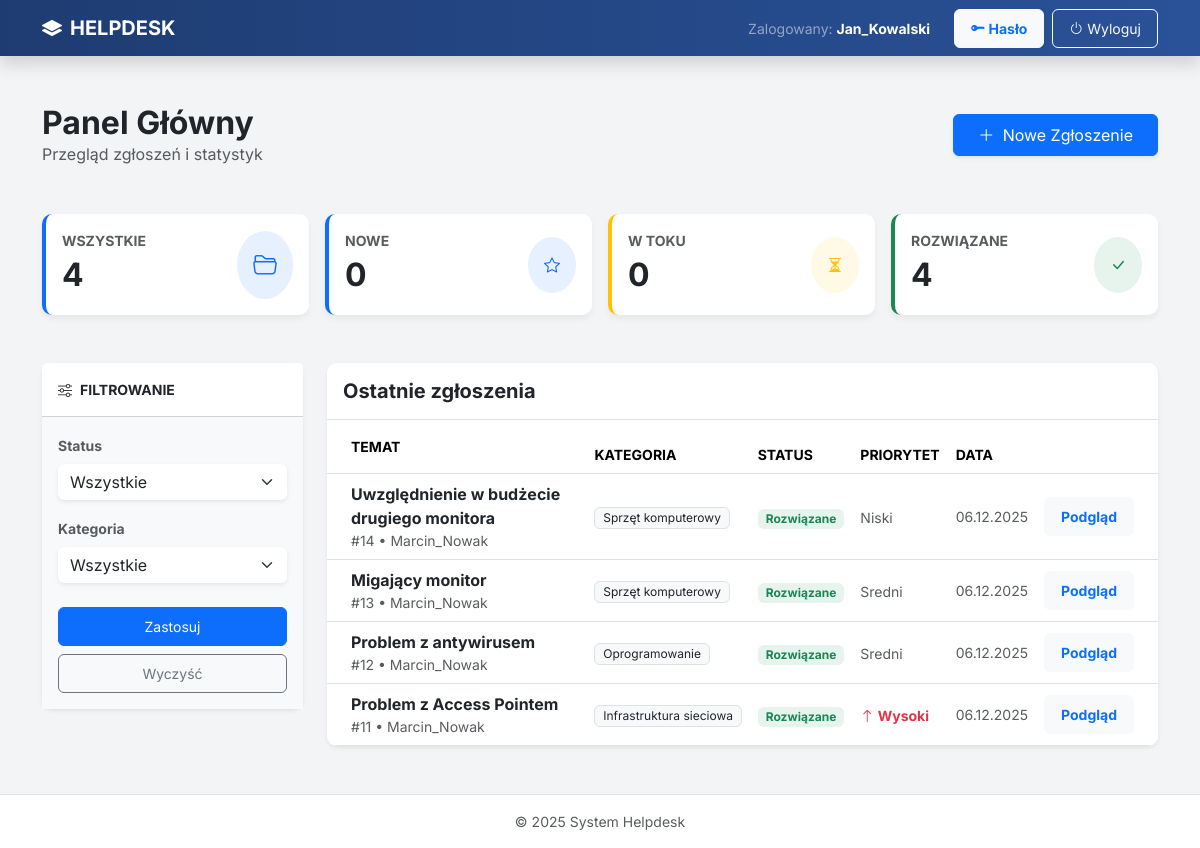
Page /helpdesk/ (signed in) on the committed database.
### helpdesk/models.py (models this page shows, shortened)
class Zgloszenie(models.Model):
        STATUS_CHOICES = [('NOWE', 'Nowe'),
                          ('W_TOKU', 'W toku'),
                          ('ROZWIAZANE', 'Rozwiązane'),
                          ]
        PRIORYTET_CHOICES = [('NISKI', 'Niski'),
                             ('SREDNI', 'Średni'),
                             ('WYSOKI', 'Wysoki'),
                             ]
        tytul = models.CharField(max_length=255)
        opis = models.TextField()
        status = models.CharField(max_length=20, choices=STATUS_CHOICES, default='NOWE')
        priorytet = models.CharField(max_length=20, choices=PRIORYTET_CHOICES, default='SREDNI')
        kategoria = models.ForeignKey(Kategoria, on_delete=models.SET_NULL, null=True, blank=True)
        zgloszone_przez = models.ForeignKey(User, on_delete=models.CASCADE, related_name='moje_zgloszenia')
        przypisane_do = models.ForeignKey(User, on_delete=models.SET_NULL, null=True, blank=True, related_name='przypisane_zgloszenia')
        data_utworzenia = models.DateTimeField(auto_now_add=True)
        data_aktualizacji = models.DateTimeField(auto_now=True)
        class Meta:
            ordering = ['-data_utworzenia']
            verbose_name = 'Zgloszenie'
            verbose_name_plural = 'Zgloszenia'

class Kategoria(models.Model):
    nazwa = models.CharField(max_length=100)
    def __str__(self):
        return self.nazwa
    class Meta:
        verbose_name = 'Kategoria'
        verbose_name_plural = 'Kategorie'

### helpdesk/views.py (the view)
# urls.py: path('', views.DashboardView.as_view(), name='dashboard'),
class DashboardView(LoginRequiredMixin, View):
    def get(self, request):
        status_filter = request.GET.get("status", "")
        kategoria_filter = request.GET.get("kategoria", "")
        user = request.user
        is_manager = user.groups.filter(name='IT Manager').exists()
        is_pracownik_it = user.groups.filter(name='Pracownik IT').exists()
        zgloszenia_qs = Zgloszenie.objects.none()
        if is_manager:
            zgloszenia_qs = Zgloszenie.objects.all()
        elif is_pracownik_it:
            zgloszenia_qs = Zgloszenie.objects.filter(przypisane_do=user)
        else:
            zgloszenia_qs = Zgloszenie.objects.filter(zgloszone_przez=user)
        total_count = zgloszenia_qs.count()
        status_counts = zgloszenia_qs.values("status").annotate(count=Count("pk"))
        count_map = {row["status"]: row["count"] for row in status_counts}
        status_cards = [
            {
                "label": "Nowe",
                "count": count_map.get("NOWE", 0),
                "color": "primary"  # Opcjonalnie do kolorowania
            },
            {
                "label": "W toku",
                "count": count_map.get("W_TOKU", 0),
                "color": "warning"
            },
            {
                "label": "Rozwiązane",
                "count": count_map.get("ROZWIAZANE", 0),  # Pamiętaj o dokładnej nazwie statusu z bazy!
                "color": "success"
            },
        ]
        zgloszenia_do_wyswietlenia = zgloszenia_qs
        if status_filter:
            zgloszenia_do_wyswietlenia = zgloszenia_do_wyswietlenia.filter(status=status_filter)
        if kategoria_filter:
            zgloszenia_do_wyswietlenia = zgloszenia_do_wyswietlenia.filter(kategoria=kategoria_filter)
        zgloszenia_do_wyswietlenia = zgloszenia_do_wyswietlenia.order_by("-id")
        context = {
            "zgloszenia": zgloszenia_do_wyswietlenia,
            "status_cards": status_cards,
            "total_count": total_count,
            "status_filter": status_filter,
            "kategoria_filter": kategoria_filter,
            "is_manager": is_manager,
        }
        return render(request, "dashboard.html", context)

### helpdesk/templates/dashboard.html (shortened to what this page needs)
{% extends "base.html" %}
{% block content %}
<div class="d-flex flex-column flex-md-row justify-content-between align-items-center mb-5">
    <div>
        <h2 class="fw-bold text-dark mb-0">Panel Główny</h2>
        <p class="text-muted mb-0">Przegląd zgłoszeń i statystyk</p>
    </div>
    <div class="d-flex gap-2 mt-3 mt-md-0">
        <a href="{% url 'helpdesk:zgloszenie_nowe' %}" class="btn btn-primary shadow-sm px-4">
            <i class="bi bi-plus-lg me-1"></i> Nowe Zgłoszenie
        </a>
    </div>
</div>
<div class="row g-3 mb-5">
    <div class="col-md-3">
        <div class="card h-100 border-start border-4 border-primary">
            <div class="card-body">
                <div class="d-flex justify-content-between align-items-center">
                    <div>
                        <div class="text-uppercase text-muted small fw-bold">Wszystkie</div>
                        <div class="fs-2 fw-bold text-dark">{{ total_count }}</div>
                    </div>
                    <div class="bg-primary bg-opacity-10 text-primary p-3 rounded-circle">
                        <i class="bi bi-folder2-open fs-4"></i>
                    </div>
                </div>
            </div>
        </div>
    </div>
    {% for s in status_cards %}
        <div class="col-md-3">
            <div class="card h-100 border-start border-4 border-{{ s.color|default:'secondary' }}">
                <div class="card-body">
                    <div class="d-flex justify-content-between align-items-center">
                        <div>
                            <div class="text-uppercase text-muted small fw-bold">{{ s.label }}</div>
                            <div class="fs-2 fw-bold text-dark">{{ s.count }}</div>
                        </div>
                        <div class="bg-{{ s.color|default:'secondary' }} bg-opacity-10 text-{{ s.color|default:'secondary' }} p-3 rounded-circle">
                            {% if s.color == 'primary' %}<i class="bi bi-star"></i>{% endif %}
                            {% if s.color == 'warning' %}<i class="bi bi-hourglass-split"></i>{% endif %}
                            {% if s.color == 'success' %}<i class="bi bi-check-lg"></i>{% endif %}
                        </div>
                    </div>
                </div>
            </div>
        </div>
    {% endfor %}
</div>
<div class="row">
    <div class="col-lg-3 mb-4">
        <div class="card shadow-sm">
            <div class="card-header bg-white fw-bold text-uppercase small py-3">
                <i class="bi bi-sliders me-2"></i>Filtrowanie
            </div>
            <div class="card-body bg-light">
                <form method="get">
                    <div class="mb-3">
                        <label class="form-label small fw-bold text-muted">Status</label>
                        <select name="status" class="form-select border-0 shadow-sm">
                            <option value="">Wszystkie</option>
                        </select>
                    </div>
                    <div class="mb-4">
                        <label class="form-label small fw-bold text-muted">Kategoria</label>
                        <select name="kategoria" class="form-select border-0 shadow-sm">
                            <option value="">Wszystkie</option>
                        </select>
                    </div>
                    <div class="d-grid gap-2">
                        <button type="submit" class="btn btn-primary btn-sm">Zastosuj</button>
                        <a href="{% url 'helpdesk:dashboard' %}" class="btn btn-outline-secondary btn-sm">Wyczyść</a>
                    </div>
                </form>
            </div>
        </div>
    </div>
    <div class="col-lg-9">
        <div class="card shadow-sm overflow-hidden">
            <div class="card-header bg-white py-3 border-bottom">
                <h5 class="mb-0 fw-bold text-dark">Ostatnie zgłoszenia</h5>
            </div>
            <div class="table-responsive">
                <table class="table table-hover align-middle mb-0">
                    <thead class="bg-light text-muted small text-uppercase">
                        <tr>
                            <th class="ps-4 py-3">Temat</th>
                            <th>Kategoria</th>
                            <th>Status</th>
                            <th>Priorytet</th>
                            <th>Data</th>
                            <th></th>
                        </tr>
                    </thead>
                    <tbody>
                    {% for z in zgloszenia %}
                        <tr>
                            <td class="ps-4">
                                <div class="fw-bold text-dark">{{ z.tytul }}</div>
                                <div class="small text-muted">#{{ z.id }} • {{ z.zgloszone_przez.username }}</div>
                            </td>
                            <td><span class="badge bg-light text-dark border fw-normal">{{ z.kategoria }}</span></td>
                            <td>
                                {% if z.status == 'NOWE' %}
                                    <span class="badge bg-primary bg-opacity-10 text-primary px-2 py-1">Nowe</span>
                                {% elif z.status == 'W_TOKU' %}
                                    <span class="badge bg-warning bg-opacity-10 text-warning px-2 py-1">W toku</span>
                                {% elif z.status == 'Rozwiazane' or z.status == 'ROZWIAZANE' %}
                                    <span class="badge bg-success bg-opacity-10 text-success px-2 py-1">Rozwiązane</span>
                                {% else %}
                                    <span class="badge bg-secondary">{{ z.status }}</span>
                                {% endif %}
                            </td>
                            <td>
                                {% if z.priorytet == 'WYSOKI' %}
                                    <span class="text-danger small fw-bold"><i class="bi bi-arrow-up"></i> Wysoki</span>
                                {% else %}
                                    <span class="text-muted small">{{ z.priorytet|title }}</span>
                                {% endif %}
                            </td>
                            <td class="text-muted small">{{ z.data_utworzenia|date:"d.m.Y" }}</td>
                            <td class="text-end pe-4">
                                <a href="{% url 'helpdesk:zgloszenie_detail' z.pk %}" class="btn btn-sm btn-light text-primary fw-bold">
                                    Podgląd
                                </a>
                            </td>
                        </tr>
                    {% endfor %}
                    </tbody>
                </table>
            </div>
        </div>
    </div>
</div>
{% endblock %}

### templates/base.html (shortened to what this page needs)
<!doctype html>
<html lang="pl" class="h-100">
<head>
    <link href="https://cdn.jsdelivr.net/npm/bootstrap@5.3.3/dist/css/bootstrap.min.css" rel="stylesheet">
    <link rel="stylesheet" href="https://cdn.jsdelivr.net/npm/bootstrap-icons@1.11.3/font/bootstrap-icons.min.css">
</head>
<body class="d-flex flex-column h-100">
    <nav class="navbar navbar-expand-lg navbar-dark shadow">
        <div class="container">
            <a class="navbar-brand fw-bold" href="{% url 'helpdesk:dashboard' %}">
                <i class="bi bi-layers-fill me-2"></i>HELPDESK
            </a>
            {% if user.is_authenticated %}
                <div class="collapse navbar-collapse justify-content-end" id="navbarNav">
                    <ul class="navbar-nav align-items-center gap-2">
                        <li class="nav-item text-white-50 me-3 d-none d-lg-block">
                            <small>Zalogowany: <strong class="text-white">{{ user.username }}</strong></small>
                        </li>
                        <li class="nav-item">
                            <a href="{% url 'password_change' %}" class="btn btn-sm btn-light text-primary fw-bold">
                                <i class="bi bi-key-fill"></i> Hasło
                            </a>
                        </li>
                        <li class="nav-item">
                            <form action="{% url 'logout' %}" method="post" class="d-inline">
                                <button type="submit" class="btn btn-sm btn-outline-light">
                                    <i class="bi bi-power"></i> Wyloguj
                                </button>
                            </form>
                        </li>
                    </ul>
                </div>
            {% endif %}
        </div>
    </nav>
    <main class="flex-shrink-0 py-5">
        <div class="container">
            {% block content %}{% endblock %}
        </div>
    </main>
    <footer class="footer mt-auto py-3 bg-white text-center border-top text-muted small">
        <div class="container">
            &copy; 2025 System Helpdesk
        </div>
    </footer>
</body>
</html>

### templates/base.html (style rules this page uses)
body { background-color: #f3f4f6; font-family: 'Inter', sans-serif; color: #333; }
.navbar { background: linear-gradient(90deg, #1e3c72 0%, #2a5298 100%); }
.card { border: none; border-radius: 10px; box-shadow: 0 4px 6px rgba(0, 0, 0, 0.05); transition: transform 0.2s; }
.btn { border-radius: 6px; padding: 0.5rem 1rem; }

### rows in the picture
Zgloszenie: tytul "Uwzględnienie w budżecie drugiego monitora", id "14", zgloszone_przez.username "Marcin_Nowak", kategoria "Sprzęt komputerowy", status "Rozwiązane", priorytet "Niski", data_utworzenia "06.12.2025"
Zgloszenie: tytul "Migający monitor", id "13", zgloszone_przez.username "Marcin_Nowak", kategoria "Sprzęt komputerowy", status "Rozwiązane", priorytet "Sredni", data_utworzenia "06.12.2025"
Zgloszenie: tytul "Problem z antywirusem", id "12", zgloszone_przez.username "Marcin_Nowak", kategoria "Oprogramowanie", status "Rozwiązane", priorytet "Sredni", data_utworzenia "06.12.2025"
Zgloszenie: tytul "Problem z Access Pointem", id "11", zgloszone_przez.username "Marcin_Nowak", kategoria "Infrastruktura sieciowa", status "Rozwiązane", priorytet "WYSOKI" (drawn), data_utworzenia "06.12.2025"

### other values in the picture
{{ user.username }} "Jan_Kowalski"
{{ total_count }} "4"
{{ s.label }} "NOWE" "W TOKU" "ROZWIĄZANE"
{{ s.count }} "0" "0" "4"
